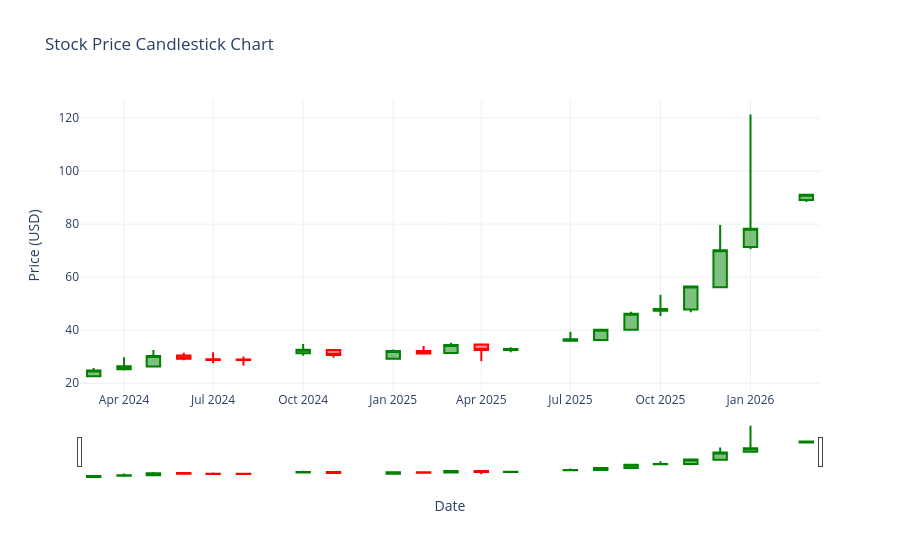

Source (notebook cell):
### Markdown cell above
**Candle Stick Chart**

### Code cell
fig = go.Figure(data=[go.Candlestick(
    x=monthly_data['Date'],
    open=monthly_data['Open'],
    high=monthly_data['High'],
    low=monthly_data['Low'],
    close=monthly_data['Close'],
    increasing_line_color='green',
    decreasing_line_color='red'
)])

# 3. Customize layout
fig.update_layout(
    title='Stock Price Candlestick Chart',
    yaxis_title='Price (USD)',
    xaxis_title='Date',
    xaxis_rangeslider_visible=True,
    template='plotly_white'
)

# 4. Show the plot
fig.show()

### Figure 1 — Plotly figure (JSON) as saved in the notebook; plotly's stock layout.template omitted (floating-point values rounded to 4 significant figures)
{"data": [{"close": [24.8, 26.39, 30.3, 29.24, 28.78, 28.73, 32.65, 30.68, 32.13, 31.22, 34.46, 32.53, 32.89, 36.55, 40.2, 46.25, 47.99, 56.45, 70.13, 78.29, 91.1], "decreasing": {"line": {"color": "red"}}, "high": [25.74, 29.81, 32.5, 31.52, 31.7, 30.1, 34.83, 32.65, 32.76, 34.08, 35.26, 34.85, 33.58, 39.41, 40.31, 46.96, 53.34, 56.46, 79.7, 121.3, 91.15], "increasing": {"line": {"color": "green"}}, "low": [22.57, 24.81, 26.03, 28.67, 27.55, 26.69, 30.35, 29.66, 29.26, 31.08, 31.38, 28.31, 31.68, 35.85, 36.35, 40.19, 45.38, 46.81, 56.14, 70.56, 88.31], "open": [22.66, 25.25, 26.28, 30.44, 29.1, 28.94, 31.35, 32.54, 29.26, 32.15, 31.43, 34.6, 32.54, 36.06, 36.35, 40.19, 47.35, 47.83, 56.22, 71.38, 89.07], "type": "candlestick", "x": ["2024-03-01T00:00:00", "2024-04-01T00:00:00", "2024-05-01T00:00:00", "2024-06-01T00:00:00", "2024-07-01T00:00:00", "2024-08-01T00:00:00", "2024-10-01T00:00:00", "2024-11-01T00:00:00", "2025-01-01T00:00:00", "2025-02-01T00:00:00", "2025-03-01T00:00:00", "2025-04-01T00:00:00", "2025-05-01T00:00:00", "2025-07-01T00:00:00", "2025-08-01T00:00:00", "2025-09-01T00:00:00", "2025-10-01T00:00:00", "2025-11-01T00:00:00", "2025-12-01T00:00:00", "2026-01-01T00:00:00", "2026-02-27T00:00:00"]}], "layout": {"title": {"text": "Stock Price Candlestick Chart"}, "xaxis": {"rangeslider": {"visible": true}, "title": {"text": "Date"}}, "yaxis": {"title": {"text": "Price (USD)"}}}}
